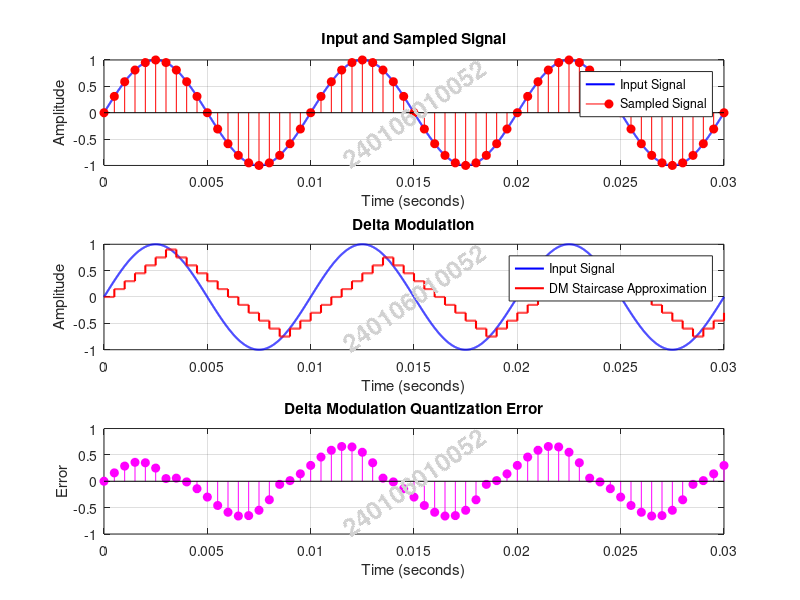
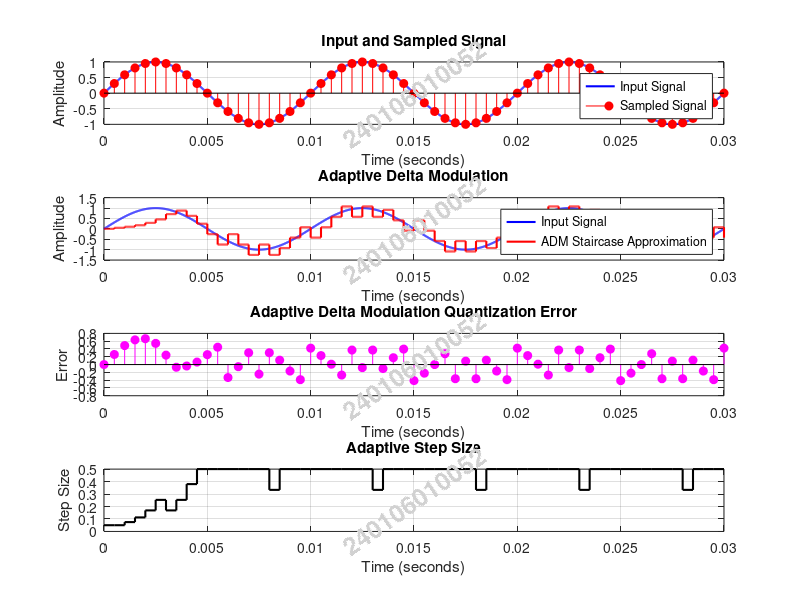

These figures' MATLAB source, in order:
clc;
clear;
close all;

fm = 100;
Am = 1;
t = 0:0.00001:0.03;
x = Am*sin(2*pi*fm*t);

fs = 2000;
Ts = 1/fs;
ts = 0:Ts:0.03;
xs = Am*sin(2*pi*fm*ts);

N = length(xs);

delta = 0.15;
x_dm = zeros(1,N);
e_dm = zeros(1,N);
step = delta;

for i = 2:N
    if xs(i) >= x_dm(i-1)
        x_dm(i) = x_dm(i-1) + delta;
    else
        x_dm(i) = x_dm(i-1) - delta;
    end

    e_dm(i) = xs(i)-x_dm(i);
end

x_adm = zeros(1,N);
e_adm = zeros(1,N);
delta_adm = zeros(1,N);

delta_min = 0.02;
delta_max = 0.5;
delta0 = 0.05;
factor = 1.5;

delta_adm(1) = delta0;

for i = 2:N

    if xs(i) >= x_adm(i-1)
        x_adm(i) = x_adm(i-1) + delta_adm(i-1);
    else
        x_adm(i) = x_adm(i-1) - delta_adm(i-1);
    end

    e_adm(i) = xs(i)-x_adm(i);

    if i >= 3
        if (xs(i)-xs(i-1))*(xs(i-1)-xs(i-2)) > 0
            delta_adm(i) = min(delta_adm(i-1)*factor,delta_max);
        else
            delta_adm(i) = max(delta_adm(i-1)/factor,delta_min);
        end
    else
        delta_adm(i) = delta_adm(i-1);
    end
end

xr_dm = interp1(ts,x_dm,t,'previous','extrap');
xr_adm = interp1(ts,x_adm,t,'previous','extrap');

figure('Name','Delta Modulation','Color','w');

subplot(3,1,1);
plot(t,x,'b','LineWidth',1.5);
hold on;
stem(ts,xs,'r','filled');
grid on;
title('Input and Sampled Signal');
xlabel('Time (seconds)');
ylabel('Amplitude');
legend('Input Signal','Sampled Signal');

text(0.5,0.5,'240106010052','Units','normalized',...
'HorizontalAlignment','center',...
'VerticalAlignment','middle',...
'FontSize',18,'FontWeight','bold',...
'Color',[0.82 0.82 0.82],'Rotation',35);

subplot(3,1,2);
plot(t,x,'b','LineWidth',1.5);
hold on;
stairs(t,xr_dm,'r','LineWidth',1.5);
grid on;
title('Delta Modulation');
xlabel('Time (seconds)');
ylabel('Amplitude');
legend('Input Signal','DM Staircase Approximation');

text(0.5,0.5,'240106010052','Units','normalized',...
'HorizontalAlignment','center',...
'VerticalAlignment','middle',...
'FontSize',18,'FontWeight','bold',...
'Color',[0.82 0.82 0.82],'Rotation',35);

subplot(3,1,3);
stem(ts,e_dm,'m','filled');
grid on;
title('Delta Modulation Quantization Error');
xlabel('Time (seconds)');
ylabel('Error');

text(0.5,0.5,'240106010052','Units','normalized',...
'HorizontalAlignment','center',...
'VerticalAlignment','middle',...
'FontSize',18,'FontWeight','bold',...
'Color',[0.82 0.82 0.82],'Rotation',35);

figure('Name','Adaptive Delta Modulation','Color','w');

subplot(4,1,1);
plot(t,x,'b','LineWidth',1.5);
hold on;
stem(ts,xs,'r','filled');
grid on;
title('Input and Sampled Signal');
xlabel('Time (seconds)');
ylabel('Amplitude');
legend('Input Signal','Sampled Signal');

text(0.5,0.5,'240106010052','Units','normalized',...
'HorizontalAlignment','center',...
'VerticalAlignment','middle',...
'FontSize',18,'FontWeight','bold',...
'Color',[0.82 0.82 0.82],'Rotation',35);

subplot(4,1,2);
plot(t,x,'b','LineWidth',1.5);
hold on;
stairs(t,xr_adm,'r','LineWidth',1.5);
grid on;
title('Adaptive Delta Modulation');
xlabel('Time (seconds)');
ylabel('Amplitude');
legend('Input Signal','ADM Staircase Approximation');

text(0.5,0.5,'240106010052','Units','normalized',...
'HorizontalAlignment','center',...
'VerticalAlignment','middle',...
'FontSize',18,'FontWeight','bold',...
'Color',[0.82 0.82 0.82],'Rotation',35);

subplot(4,1,3);
stem(ts,e_adm,'m','filled');
grid on;
title('Adaptive Delta Modulation Quantization Error');
xlabel('Time (seconds)');
ylabel('Error');

text(0.5,0.5,'240106010052','Units','normalized',...
'HorizontalAlignment','center',...
'VerticalAlignment','middle',...
'FontSize',18,'FontWeight','bold',...
'Color',[0.82 0.82 0.82],'Rotation',35);

subplot(4,1,4);
stairs(ts,delta_adm,'k','LineWidth',1.5);
grid on;
title('Adaptive Step Size');
xlabel('Time (seconds)');
ylabel('Step Size');

text(0.5,0.5,'240106010052','Units','normalized',...
'HorizontalAlignment','center',...
'VerticalAlignment','middle',...
'FontSize',18,'FontWeight','bold',...
'Color',[0.82 0.82 0.82],'Rotation',35);

fprintf('Delta Modulation Step Size = %f\n',delta);
fprintf('Adaptive Delta Minimum Step Size = %f\n',delta_min);
fprintf('Adaptive Delta Maximum Step Size = %f\n',delta_max);
